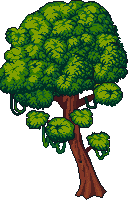
#> input picture skills/pxl/examples/tropical/refs/jungle_04.png, 128 x 200 px
$ python looks.py ../../pxl/examples/tropical/refs/jungle_04.png --output out.png
#> lines starting #> are read from the running program, lines starting #| are printed output that depends on the picture
#!/usr/bin/env python3
"""Original title-card grain, bloom, vignette and a small particle layer.

These are not ports. three.quarks (MIT) and react-postprocessing (MIT wrapper
around the Zlib pmndrs/postprocessing shaders) were surveyed and left upstream.
Nothing from those repositories is copied here. See references/fx-sources.md.
"""
import argparse
import math
from pathlib import Path

from PIL import Image, ImageChops, ImageDraw, ImageFilter


class LookError(ValueError):
    pass


def unit_hash(n):
    n = int(n) & 0xFFFFFFFF
    n ^= (n >> 16)
    n = (n * 0x7FEB352D) & 0xFFFFFFFF
    n ^= (n >> 15)
    n = (n * 0x846CA68B) & 0xFFFFFFFF
    n ^= (n >> 16)
    return n / 4294967296


def _rgb(image):
    if image.mode != "RGB":
        return image.convert("RGB")
    return image


def grain(image, amount=0.08, seed=1):
    """Add the same luma noise for a given seed. amount is a fraction of full scale."""
    if amount < 0 or amount > 1:
        raise LookError("grain amount must be between 0 and 1")
    source = _rgb(image)
    output = source.copy()
    src, dst = source.load(), output.load()
    width, height = source.size
    scale = amount * 255
    for y in range(height):
        for x in range(width):
            jitter = (unit_hash(seed * 1_000_003 + y * width + x) * 2 - 1) * scale
            dst[x, y] = tuple(max(0, min(255, int(channel + jitter))) for channel in src[x, y])
    return output


def bloom(image, threshold=200, radius=6, strength=0.65):
    """Add a blurred copy of the highlights back onto the picture."""
    source = _rgb(image)
    luma = source.convert("L")
    mask = luma.point(lambda value: 255 if value >= threshold else 0)
    black = Image.new("RGB", source.size, 0)
    highlights = Image.composite(source, black, mask)
    blurred = highlights.filter(ImageFilter.GaussianBlur(radius=radius))
    if strength != 1:
        blurred = blurred.point(lambda value: int(max(0, min(255, value * strength))))
    return ImageChops.add(source, blurred)


def vignette(image, strength=0.45):
    """Darken toward the corners. strength 0 leaves the picture unchanged."""
    if strength < 0 or strength > 1:
        raise LookError("vignette strength must be between 0 and 1")
    source = _rgb(image)
    output = source.copy()
    src, dst = source.load(), output.load()
    width, height = source.size
    cx, cy = (width - 1) / 2, (height - 1) / 2
    reach = math.hypot(cx, cy) or 1
    for y in range(height):
        for x in range(width):
            falloff = 1 - strength * (math.hypot(x - cx, y - cy) / reach) ** 2
            dst[x, y] = tuple(max(0, min(255, int(channel * falloff))) for channel in src[x, y])
    return output


def particle_points(width, height, t, count=36, seed=1):
    """Deterministic rising motes. Each point is x, y, radius, alpha."""
    if count < 0 or count > 400:
        raise LookError("particle count must be between 0 and 400")
    points = []
    for index in range(count):
        life = 0.8 + unit_hash(seed + index * 17) * 1.7
        age = (t + unit_hash(seed + index * 29) * life) % life
        progress = age / life
        x = unit_hash(seed + index * 3) * (width - 1)
        y = (unit_hash(seed + index * 5) - progress) % 1 * (height - 1)
        radius = 1 + int(unit_hash(seed + index * 7) * 2.2)
        alpha = int(255 * (1 - progress) * 0.8)
        points.append((x, y, radius, alpha))
    return points


def particle_layer(size, t, count=36, seed=1, color=(255, 214, 150)):
    layer = Image.new("RGBA", size, (0, 0, 0, 0))
    draw = ImageDraw.Draw(layer)
    width, height = size
    for x, y, radius, alpha in particle_points(width, height, t, count, seed):
        draw.ellipse((x - radius, y - radius, x + radius, y + radius), fill=color + (alpha,))
    return layer


def composite_particles(image, t, count=36, seed=1, color=(255, 214, 150)):
    base = _rgb(image).convert("RGBA")
    layer = particle_layer(image.size, t, count, seed, color)
    return Image.alpha_composite(base, layer).convert("RGB")


def apply_looks(image, spec):
    """Apply a dict of grain, bloom, vignette and particles. Missing keys are skipped."""
    if not isinstance(spec, dict):
        raise LookError("look spec must be an object")
    result = _rgb(image)
    if "grain" in spec:
        grain_spec = spec["grain"]
        if isinstance(grain_spec, dict):
            result = grain(result, grain_spec.get("amount", 0.08), grain_spec.get("seed", 1))
        else:
            result = grain(result, float(grain_spec))
    if "bloom" in spec:
        bloom_spec = spec["bloom"] if isinstance(spec["bloom"], dict) else {}
        result = bloom(
            result,
            bloom_spec.get("threshold", 200),
            bloom_spec.get("radius", 6),
            bloom_spec.get("strength", 0.65),
        )
    if "vignette" in spec:
        vignette_spec = spec["vignette"]
        strength = vignette_spec.get("strength", 0.45) if isinstance(vignette_spec, dict) else float(vignette_spec)
        result = vignette(result, strength)
    if "particles" in spec:
        particle_spec = spec["particles"] if isinstance(spec["particles"], dict) else {}
        result = composite_particles(
            result,
            particle_spec.get("time", 0),
            particle_spec.get("count", 36),
            particle_spec.get("seed", 1),
            tuple(particle_spec.get("color", (255, 214, 150))),
        )
    return result


def main():
    parser = argparse.ArgumentParser(description=__doc__)
    parser.add_argument("image", type=Path)
    parser.add_argument("--output", required=True, type=Path)
    parser.add_argument("--look", default="grain,bloom,vignette", help="comma list: grain,bloom,vignette,particles")
    parser.add_argument("--time", type=float, default=0.0)
    args = parser.parse_args()
    names = [part.strip() for part in args.look.split(",") if part.strip()]
    spec = {}
    for name in names:
        if name == "particles":
            spec[name] = {"time": args.time}
        elif name in {"grain", "bloom", "vignette"}:
            spec[name] = {} if name == "bloom" else (0.08 if name == "grain" else 0.45)
        else:
            raise LookError(f"unknown look {name}")
    image = Image.open(args.image.expanduser())
#> image is the input picture: PIL image 128x200 RGBA; mean R, G, B, A 38.7, 59.2, 20.8, 145.7
    apply_looks(image, spec).save(args.output.expanduser())
#> in _rgb, `return image.convert("RGB")`:
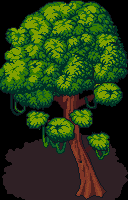
#> returned value: PIL image 128x200 RGB; mean R, G, B 38.7, 59.2, 20.8
#> in bloom, `luma = source.convert("L")`:
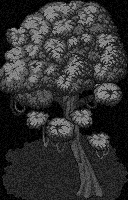
#> luma: PIL image 128x200 L; min 0, max 153, mean 49.7
#> in bloom, `mask = luma.point(lambda value: 255 if value >= threshold else 0)`: mask: PIL image 128x200 L; every value is 0
#> in bloom, `black = Image.new("RGB", source.size, 0)`: black: PIL image 128x200 RGB; every value is 0
#> in apply_looks, `result = vignette(result, strength)`:
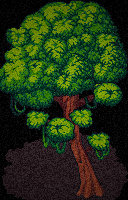
#> result: PIL image 128x200 RGB; mean R, G, B 33.8, 51.7, 18.9
    print(args.output)


if __name__ == "__main__":
    main()

$ run again, on skills/pxl/examples/tropical/refs/jungle_06.png
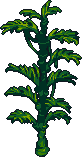
#> input picture skills/pxl/examples/tropical/refs/jungle_06.png, 82 x 157 px
#> in main, image is the input picture: PIL image 82x157 RGBA; mean R, G, B, A 11.6, 28.1, 14.9, 97.7
#> in bloom, `luma = source.convert("L")`:
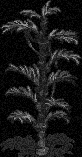
#> luma: PIL image 82x157 L; min 0, max 153, mean 24.3
#> mask: PIL image 82x157 L; every value is 0
#> black: PIL image 82x157 RGB; every value is 0
#> in apply_looks, `result = vignette(result, strength)`:
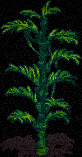
#> result: PIL image 82x157 RGB; mean R, G, B 11.9, 26.2, 14.8

$ run again, on skills/pxl/examples/tropical/refs/jungle_08.png
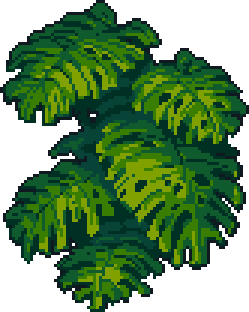
#> input picture skills/pxl/examples/tropical/refs/jungle_08.png, 83 x 104 px (shown 3 times larger)
#> in main, image is the input picture: PIL image 83x104 RGBA; mean R, G, B, A 27.5, 63.7, 20.8, 170.8
#> in bloom, `luma = source.convert("L")`:
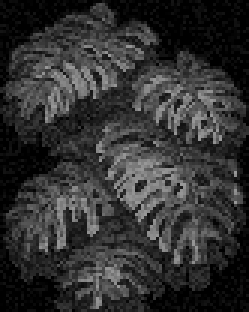
#> luma: PIL image 83x104 L (shown 3 times larger); min 0, max 153, mean 49.1
#> mask: PIL image 83x104 L; every value is 0
#> black: PIL image 83x104 RGB; every value is 0
#> in apply_looks, `result = vignette(result, strength)`:
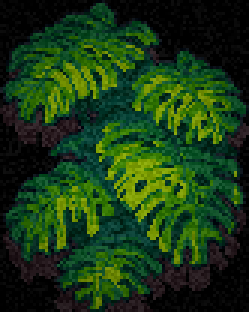
#> result: PIL image 83x104 RGB (shown 3 times larger); mean R, G, B 25.6, 57.1, 19.5
